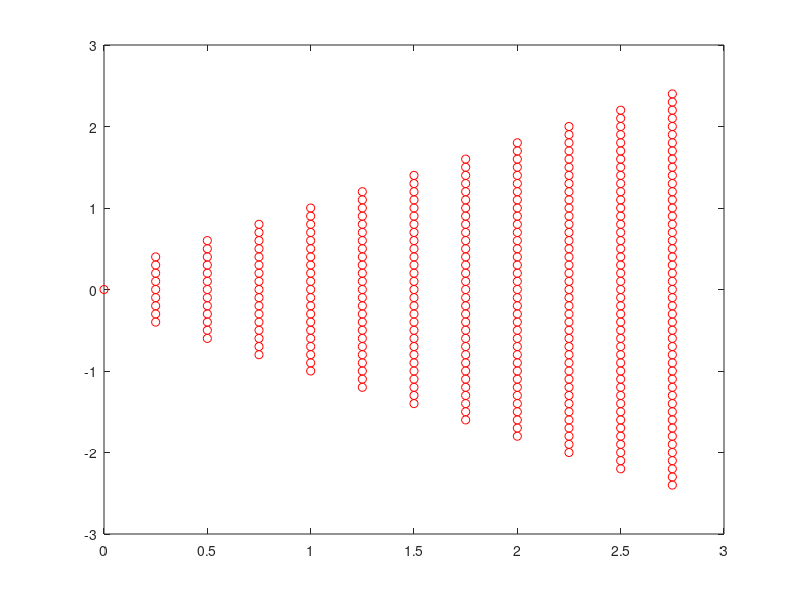

Reproduce this figure in MATLAB.
%%
function [x_lidar,y_lidar]= lidar()
N = 4;
b = 9;
% coordinate x -> beam
range_1_x = 0.5*ones(1,b); range_2_x = 1*ones(1,b + N); range_3_x = 1.5*ones(1,b + 2*N);
range_4_x = 2*ones(1, b + 3*N); range_5_x = 2.5*ones(1, b + 4*N); range_6_x = 3*ones(1, b + 5*N);  
range_7_x = 3.5*ones(1, b + 6*N); range_8_x = 4*ones(1, b + 7*N);  range_9_x = 4.5*ones(1, b + 8*N); 
 range_10_x = 5*ones(1, b + 9*N); range_11_x = 5.5*ones(1, b + 10*N); %range_12_x = 6*ones(1, b + 11*N);  
% range_13_x = 6.5*ones(1,b + 12*N); range_14_x = 7*ones(1,b + 13*N); range_15_x = 7.5*ones(1,b + 14*N);
% range_16_x = 8*ones(1,b + 15*N);

% coordinate y  -> beam
range_1_y = (-(b-1)/4:0.5:(b-1)/4); range_2_y = (-(b-1)/4 - N/4:0.5:(b-1)/4+N/4); range_3_y = (-(b-1)/4 - N*2/4:0.5:(b-1)/4 +N*2/4);
range_4_y = (-(b-1)/4 - N*3/4:0.5:(b-1)/4 + N*3/4); range_5_y = (-(b-1)/4 - N*4/4:0.5:(b-1)/4 + N*4/4);
range_6_y = (-(b-1)/4 - N*5/4:0.5:(b-1)/4 + N*5/4); range_7_y = (-(b-1)/4 - N*6/4:0.5:(b-1)/4 + N*6/4);
range_8_y = (-(b-1)/4 - N*7/4:0.5:(b-1)/4 + N*7/4); range_9_y = (-(b-1)/4 - N*8/4:0.5:(b-1)/4 + N*8/4);
range_10_y = (-(b-1)/4 - N*9/4:0.5:(b-1)/4 + N*9/4); range_11_y = (-(b-1)/4 - N*10/4:0.5:(b-1)/4 + N*10/4);
% range_12_y = (-(b-1)/4 - N*11/4:0.5:(b-1)/4 + N*11/4);
% range_13_y = (-(b-1)/4 - N*12/4:0.5:(b-1)/4 + N*12/4);
% range_14_y = (-(b-1)/4 - N*13/4:0.5:(b-1)/4 + N*13/4);
% range_15_y = (-(b-1)/4 - N*14/4:0.5:(b-1)/4 + N*14/4);
% range_16_y = (-(b-1)/4 - N*15/4:0.5:(b-1)/4 + N*15/4);


x_lidar = [0 range_1_x range_2_x range_3_x range_4_x range_5_x range_6_x range_7_x ...
          range_8_x range_9_x range_10_x range_11_x]*0.5; % range_12_x range_13_x ...
           %range_14_x range_15_x range_16_x ]*0.5;
       
       
y_lidar = [0 range_1_y range_2_y range_3_y range_4_y range_5_y range_6_y range_7_y ...
          range_8_y range_9_y range_10_y range_11_y]*0.2; %range_12_y ...
          % range_13_y range_14_y range_15_y range_16_y]*0.2 ;
figure(8);
plot(x_lidar,y_lidar,'ro');
end
